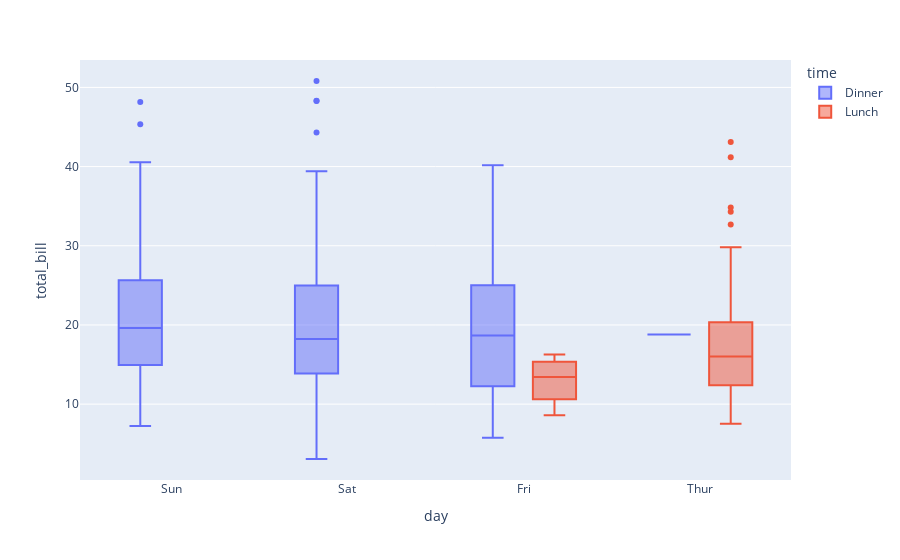

The cell this chart's notebook holds for it:
### Code cell
fig = px.box(data, x='day', y='total_bill', color='time')

fig.show()

### Figure 1 — Plotly figure (JSON) as saved in the notebook; plotly's stock layout.template omitted (floating-point values rounded to 4 significant figures; data arrays with more than 128 entries replaced by an {"elided": "..."} marker saying what was removed)
{"data": [{"alignmentgroup": "True", "hovertemplate": "time=Dinner<br>day=%{x}<br>total_bill=%{y}<extra></extra>", "legendgroup": "Dinner", "marker": {"color": "#636efa"}, "name": "Dinner", "notched": false, "offsetgroup": "Dinner", "orientation": "v", "showlegend": true, "type": "box", "x": {"elided": "176 str values"}, "x0": " ", "xaxis": "x", "y": {"elided": "176 float values"}, "y0": " ", "yaxis": "y"}, {"alignmentgroup": "True", "hovertemplate": "time=Lunch<br>day=%{x}<br>total_bill=%{y}<extra></extra>", "legendgroup": "Lunch", "marker": {"color": "#EF553B"}, "name": "Lunch", "notched": false, "offsetgroup": "Lunch", "orientation": "v", "showlegend": true, "type": "box", "x": ["Thur", "Thur", "Thur", "Thur", "Thur", "Thur", "Thur", "Thur", "Thur", "Thur", "Thur", "Thur", "Thur", "Thur", "Thur", "Thur", "Thur", "Thur", "Thur", "Thur", "Thur", "Thur", "Thur", "Thur", "Thur", "Thur", "Thur", "Thur", "Thur", "Thur", "Thur", "Thur", "Thur", "Thur", "Thur", "Thur", "Thur", "Thur", "Thur", "Thur", "Thur", "Thur", "Thur", "Thur", "Thur", "Thur", "Thur", "Thur", "Thur", "Thur", "Thur", "Thur", "Thur", "Thur", "Thur", "Thur", "Thur", "Thur", "Thur", "Thur", "Thur", "Fri", "Fri", "Fri", "Fri", "Fri", "Fri", "Fri"], "x0": " ", "xaxis": "x", "y": [27.2, 22.76, 17.29, 19.44, 16.66, 10.07, 32.68, 15.98, 34.83, 13.03, 18.28, 24.71, 21.16, 10.65, 12.43, 24.08, 11.69, 13.42, 14.26, 15.95, 12.48, 29.8, 8.52, 14.52, 11.38, 22.82, 19.08, 20.27, 11.17, 12.26, 18.26, 8.51, 10.33, 14.15, 16, 13.16, 17.47, 34.3, 41.19, 27.05, 16.43, 8.35, 18.64, 11.87, 9.78, 7.51, 19.81, 28.44, 15.48, 16.58, 7.56, 10.34, 43.11, 13, 13.51, 18.71, 12.74, 13, 16.4, 20.53, 16.47, 12.16, 13.42, 8.58, 15.98, 13.42, 16.27, 10.09], "y0": " ", "yaxis": "y"}], "layout": {"boxmode": "group", "legend": {"title": {"text": "time"}, "tracegroupgap": 0}, "margin": {"t": 60}, "xaxis": {"anchor": "y", "domain": [0, 1], "title": {"text": "day"}}, "yaxis": {"anchor": "x", "domain": [0, 1], "title": {"text": "total_bill"}}}}
